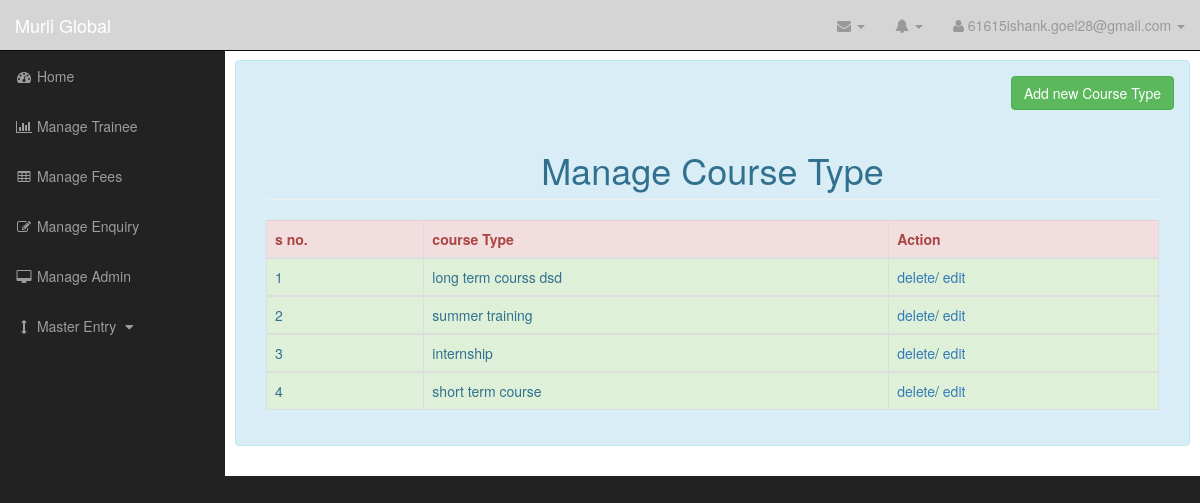
The app's page /main_project/display_coursetype.php (signed in) with its own data.
### tables this page shows
CREATE TABLE IF NOT EXISTS `tbl_coursetype` (
  `id` int(11) NOT NULL AUTO_INCREMENT,
  `course_type` varchar(123) NOT NULL,
  PRIMARY KEY (`id`)
);

### main_project/display_coursetype.php (the view, shortened to what this page needs)
<!DOCTYPE html>
<html lang="en">
<head>
    <link href="css/bootstrap.min.css" rel="stylesheet">
    <link href="css/sb-admin.css" rel="stylesheet">
    <link href="font-awesome/css/font-awesome.min.css" rel="stylesheet" type="text/css">
</head>
<body>
    <div id="wrapper">
        <nav class="navbar navbar-inverse navbar-fixed-top" role="navigation">
<?php
include 'header.php';
?>
<?php
include 'slidemenu.php';
?>
        </nav>
        <div id="page-wrapper">
<div class="alert alert-info">
            <div class="container-fluid">
                <div class="row">
					<div style='float:right;'>
					<a href="add_coursetype.php">
					<button type="button" class="btn btn-success">Add new Course Type</button>
					</a>
					</div>
                    <div class="col-lg-12">
                        <h1 class="page-header" align="center">
							Manage Course Type
                        </h1>
                    </div>
                </div>
				<form method="post">
								<div class="table-responsive">
                            <table class="table table-bordered table-hover table-striped">
                                <thead>
                                    <tr class="alert alert-danger">
										<th>s no.</th>
                                        <th> course Type</th>
                                        <th>Action</th>
												<?php
													$query="select * from tbl_coursetype";
													$row=mysql_query($query);
													$count=1;
													while($data=mysql_fetch_array($row))
													{
												?>
                                    </tr>
                                </thead>
                                <tbody>
                                    <tr class="success">
										<td><?php echo $count ?></td>
                                        <td><?php echo $data["course_type"];?></td>
                                        <td><a href="delete_coursetype.php?xyz=<?php echo $data['id'];?>">delete</a>/
											<a href="edit_coursetype.php?edi=<?php echo $data['id'];?>"> edit</a></td>
                                    </tr>
                                </tbody>
												<?php
													$count++;
													}
												?>
                            </table>
                        </div>
				</form>
            </div>
</div>
        </div>
    </div>
</body>
</html>

### main_project/css/sb-admin.css (style rules this page uses)
body { margin-top: 100px; background-color: #222; }
@media (min-width:768px) { body { margin-top: 50px; } }
#wrapper { padding-left: 0; }
#page-wrapper { width: 100%; padding: 0; background-color: #fff; }
@media (min-width:768px) { #wrapper { padding-left: 225px; } }
@media (min-width:768px) { #page-wrapper { padding: 10px; } }

### records on screen
tbl_coursetype: course_type "long term courss dsd"
tbl_coursetype: course_type "summer training"
tbl_coursetype: course_type "internship"
tbl_coursetype: course_type "short term course"

### other values on screen
$abc "61615ishank.goel28@gmail.com"
